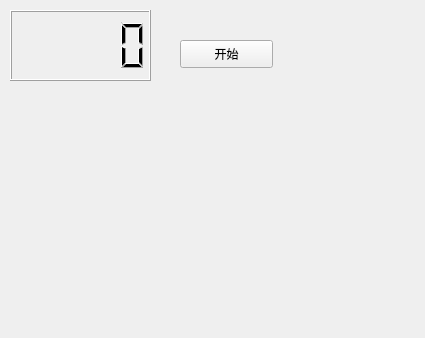
<?xml version="1.0" encoding="UTF-8"?>
<ui version="4.0">
 <class>Widget</class>
 <widget class="QWidget" name="Widget">
  <property name="geometry">
   <rect>
    <x>0</x>
    <y>0</y>
    <width>425</width>
    <height>338</height>
   </rect>
  </property>
  <property name="windowTitle">
   <string>Widget</string>
  </property>
  <widget class="QLCDNumber" name="lcdnumber">
   <property name="geometry">
    <rect>
     <x>10</x>
     <y>10</y>
     <width>141</width>
     <height>71</height>
    </rect>
   </property>
  </widget>
  <widget class="QPushButton" name="pushButtonStart">
   <property name="geometry">
    <rect>
     <x>180</x>
     <y>40</y>
     <width>93</width>
     <height>28</height>
    </rect>
   </property>
   <property name="text">
    <string>开始</string>
   </property>
  </widget>
 </widget>
 <layoutdefault spacing="6" margin="11"/>
 <resources/>
 <connections/>
</ui>
